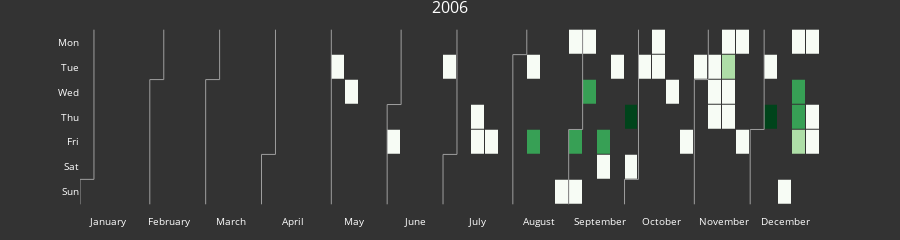

The cell this chart's notebook holds for it:
### Markdown cell above
## Visualizations

### Code cell
df_2006 = data.query('delivered_to_client_date_year == 2006')\
              .groupby('delivered_to_client_date')['country'].count().reset_index()
              
fig = calplot(data = df_2006,
    x="delivered_to_client_date", y="country",
    dark_theme=True,
    years_title=True)
fig.show()

### Figure 1 — Plotly figure (JSON) as saved in the notebook; plotly's stock layout.template omitted (floating-point values rounded to 4 significant figures; data arrays with more than 128 entries replaced by an {"elided": "..."} marker saying what was removed)
{"data": [{"colorscale": [[0, "rgb(247,252,245)"], [0.125, "rgb(229,245,224)"], [0.25, "rgb(199,233,192)"], [0.375, "rgb(161,217,155)"], [0.5, "rgb(116,196,118)"], [0.625, "rgb(65,171,93)"], [0.75, "rgb(35,139,69)"], [0.875, "rgb(0,109,44)"], [1, "rgb(0,68,27)"]], "customdata": {"elided": "365x2 str values"}, "hovertemplate": "%{customdata[0]} <br>Week=%{x} <br>%{customdata[1]}=%{z}", "name": "2006", "showscale": false, "type": "heatmap", "x": {"elided": "365 int values"}, "xaxis": "x", "xgap": 1, "y": {"elided": "365 int values"}, "yaxis": "y", "ygap": 1, "z": {"elided": "365 int values"}, "zmax": 4, "zmin": 1}, {"hoverinfo": "skip", "line": {"color": "#9e9e9e", "width": 1}, "mode": "lines", "type": "scatter", "x": [-0.5, -0.5], "xaxis": "x", "y": [5.5, 6.5], "yaxis": "y"}, {"hoverinfo": "skip", "line": {"color": "#9e9e9e", "width": 1}, "mode": "lines", "type": "scatter", "x": [-0.5, 0.5], "xaxis": "x", "y": [5.5, 5.5], "yaxis": "y"}, {"hoverinfo": "skip", "line": {"color": "#9e9e9e", "width": 1}, "mode": "lines", "type": "scatter", "x": [0.5, 0.5], "xaxis": "x", "y": [5.5, -0.5], "yaxis": "y"}, {"hoverinfo": "skip", "line": {"color": "#9e9e9e", "width": 1}, "mode": "lines", "type": "scatter", "x": [4.5, 4.5], "xaxis": "x", "y": [1.5, 6.5], "yaxis": "y"}, {"hoverinfo": "skip", "line": {"color": "#9e9e9e", "width": 1}, "mode": "lines", "type": "scatter", "x": [4.5, 5.5], "xaxis": "x", "y": [1.5, 1.5], "yaxis": "y"}, {"hoverinfo": "skip", "line": {"color": "#9e9e9e", "width": 1}, "mode": "lines", "type": "scatter", "x": [5.5, 5.5], "xaxis": "x", "y": [1.5, -0.5], "yaxis": "y"}, {"hoverinfo": "skip", "line": {"color": "#9e9e9e", "width": 1}, "mode": "lines", "type": "scatter", "x": [8.5, 8.5], "xaxis": "x", "y": [1.5, 6.5], "yaxis": "y"}, {"hoverinfo": "skip", "line": {"color": "#9e9e9e", "width": 1}, "mode": "lines", "type": "scatter", "x": [8.5, 9.5], "xaxis": "x", "y": [1.5, 1.5], "yaxis": "y"}, {"hoverinfo": "skip", "line": {"color": "#9e9e9e", "width": 1}, "mode": "lines", "type": "scatter", "x": [9.5, 9.5], "xaxis": "x", "y": [1.5, -0.5], "yaxis": "y"}, {"hoverinfo": "skip", "line": {"color": "#9e9e9e", "width": 1}, "mode": "lines", "type": "scatter", "x": [12.5, 12.5], "xaxis": "x", "y": [4.5, 6.5], "yaxis": "y"}, {"hoverinfo": "skip", "line": {"color": "#9e9e9e", "width": 1}, "mode": "lines", "type": "scatter", "x": [12.5, 13.5], "xaxis": "x", "y": [4.5, 4.5], "yaxis": "y"}, {"hoverinfo": "skip", "line": {"color": "#9e9e9e", "width": 1}, "mode": "lines", "type": "scatter", "x": [13.5, 13.5], "xaxis": "x", "y": [4.5, -0.5], "yaxis": "y"}, {"hoverinfo": "skip", "line": {"color": "#9e9e9e", "width": 1}, "mode": "lines", "type": "scatter", "x": [17.5, 17.5], "xaxis": "x", "y": [-0.5, 6.5], "yaxis": "y"}, {"hoverinfo": "skip", "line": {"color": "#9e9e9e", "width": 1}, "mode": "lines", "type": "scatter", "x": [21.5, 21.5], "xaxis": "x", "y": [2.5, 6.5], "yaxis": "y"}, {"hoverinfo": "skip", "line": {"color": "#9e9e9e", "width": 1}, "mode": "lines", "type": "scatter", "x": [21.5, 22.5], "xaxis": "x", "y": [2.5, 2.5], "yaxis": "y"}, {"hoverinfo": "skip", "line": {"color": "#9e9e9e", "width": 1}, "mode": "lines", "type": "scatter", "x": [22.5, 22.5], "xaxis": "x", "y": [2.5, -0.5], "yaxis": "y"}, {"hoverinfo": "skip", "line": {"color": "#9e9e9e", "width": 1}, "mode": "lines", "type": "scatter", "x": [25.5, 25.5], "xaxis": "x", "y": [4.5, 6.5], "yaxis": "y"}, {"hoverinfo": "skip", "line": {"color": "#9e9e9e", "width": 1}, "mode": "lines", "type": "scatter", "x": [25.5, 26.5], "xaxis": "x", "y": [4.5, 4.5], "yaxis": "y"}, {"hoverinfo": "skip", "line": {"color": "#9e9e9e", "width": 1}, "mode": "lines", "type": "scatter", "x": [26.5, 26.5], "xaxis": "x", "y": [4.5, -0.5], "yaxis": "y"}, {"hoverinfo": "skip", "line": {"color": "#9e9e9e", "width": 1}, "mode": "lines", "type": "scatter", "x": [30.5, 30.5], "xaxis": "x", "y": [0.5, 6.5], "yaxis": "y"}, {"hoverinfo": "skip", "line": {"color": "#9e9e9e", "width": 1}, "mode": "lines", "type": "scatter", "x": [30.5, 31.5], "xaxis": "x", "y": [0.5, 0.5], "yaxis": "y"}, {"hoverinfo": "skip", "line": {"color": "#9e9e9e", "width": 1}, "mode": "lines", "type": "scatter", "x": [31.5, 31.5], "xaxis": "x", "y": [0.5, -0.5], "yaxis": "y"}, {"hoverinfo": "skip", "line": {"color": "#9e9e9e", "width": 1}, "mode": "lines", "type": "scatter", "x": [34.5, 34.5], "xaxis": "x", "y": [3.5, 6.5], "yaxis": "y"}, {"hoverinfo": "skip", "line": {"color": "#9e9e9e", "width": 1}, "mode": "lines", "type": "scatter", "x": [34.5, 35.5], "xaxis": "x", "y": [3.5, 3.5], "yaxis": "y"}, {"hoverinfo": "skip", "line": {"color": "#9e9e9e", "width": 1}, "mode": "lines", "type": "scatter", "x": [35.5, 35.5], "xaxis": "x", "y": [3.5, -0.5], "yaxis": "y"}, {"hoverinfo": "skip", "line": {"color": "#9e9e9e", "width": 1}, "mode": "lines", "type": "scatter", "x": [38.5, 38.5], "xaxis": "x", "y": [5.5, 6.5], "yaxis": "y"}, {"hoverinfo": "skip", "line": {"color": "#9e9e9e", "width": 1}, "mode": "lines", "type": "scatter", "x": [38.5, 39.5], "xaxis": "x", "y": [5.5, 5.5], "yaxis": "y"}, {"hoverinfo": "skip", "line": {"color": "#9e9e9e", "width": 1}, "mode": "lines", "type": "scatter", "x": [39.5, 39.5], "xaxis": "x", "y": [5.5, -0.5], "yaxis": "y"}, {"hoverinfo": "skip", "line": {"color": "#9e9e9e", "width": 1}, "mode": "lines", "type": "scatter", "x": [43.5, 43.5], "xaxis": "x", "y": [1.5, 6.5], "yaxis": "y"}, {"hoverinfo": "skip", "line": {"color": "#9e9e9e", "width": 1}, "mode": "lines", "type": "scatter", "x": [43.5, 44.5], "xaxis": "x", "y": [1.5, 1.5], "yaxis": "y"}, {"hoverinfo": "skip", "line": {"color": "#9e9e9e", "width": 1}, "mode": "lines", "type": "scatter", "x": [44.5, 44.5], "xaxis": "x", "y": [1.5, -0.5], "yaxis": "y"}, {"hoverinfo": "skip", "line": {"color": "#9e9e9e", "width": 1}, "mode": "lines", "type": "scatter", "x": [47.5, 47.5], "xaxis": "x", "y": [3.5, 6.5], "yaxis": "y"}, {"hoverinfo": "skip", "line": {"color": "#9e9e9e", "width": 1}, "mode": "lines", "type": "scatter", "x": [47.5, 48.5], "xaxis": "x", "y": [3.5, 3.5], "yaxis": "y"}, {"hoverinfo": "skip", "line": {"color": "#9e9e9e", "width": 1}, "mode": "lines", "type": "scatter", "x": [48.5, 48.5], "xaxis": "x", "y": [3.5, -0.5], "yaxis": "y"}], "layout": {"annotations": [{"font": {"size": 16}, "showarrow": false, "text": "2006", "x": 0.5, "xanchor": "center", "xref": "paper", "y": 1, "yanchor": "bottom", "yref": "paper"}], "font": {"color": "#fff", "size": 10}, "height": 150, "margin": {"b": 20, "t": 20}, "paper_bgcolor": "#333", "plot_bgcolor": "#333", "showlegend": false, "title": {"text": ""}, "xaxis": {"anchor": "y", "domain": [0, 1], "showgrid": false, "showline": false, "tickmode": "array", "ticktext": ["January", "February", "March", "April", "May", "June", "July", "August", "September", "October", "November", "December"], "tickvals": [1.5, 5.909, 10.32, 14.73, 19.14, 23.55, 27.95, 32.36, 36.77, 41.18, 45.59, 50], "zeroline": false}, "yaxis": {"anchor": "x", "autorange": "reversed", "domain": [0, 1], "showgrid": false, "showline": false, "tickmode": "array", "ticktext": ["Mon", "Tue", "Wed", "Thu", "Fri", "Sat", "Sun"], "tickvals": [0, 1, 2, 3, 4, 5, 6], "zeroline": false}}}
